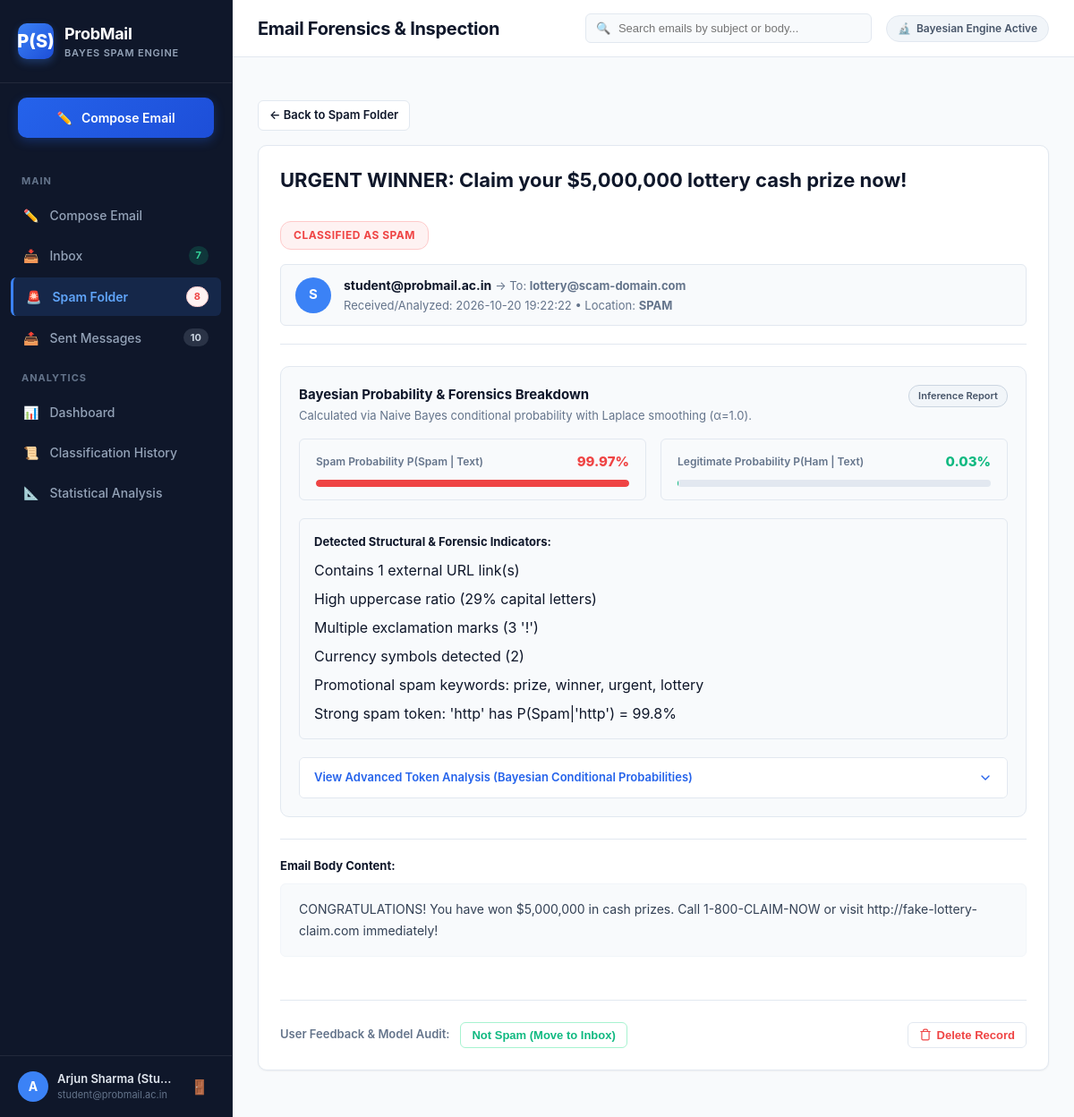
The page /email/22 (signed in) on the database its author committed.
### tables this page shows
CREATE TABLE users (
        id INTEGER PRIMARY KEY AUTOINCREMENT,
        name TEXT NOT NULL,
        email TEXT UNIQUE NOT NULL,
        password TEXT NOT NULL,
        created_at TIMESTAMP DEFAULT CURRENT_TIMESTAMP
    );

CREATE TABLE emails (
        id INTEGER PRIMARY KEY AUTOINCREMENT,
        sender_id INTEGER NOT NULL,
        receiver_id INTEGER NOT NULL,
        sender_email TEXT NOT NULL,
        receiver_email TEXT NOT NULL,
        subject TEXT NOT NULL,
        body TEXT NOT NULL,
        prediction TEXT NOT NULL,
        spam_probability REAL NOT NULL,
        ham_probability REAL NOT NULL,
        folder TEXT NOT NULL,
        is_read INTEGER DEFAULT 0,
        indicators_json TEXT DEFAULT '[]',
        top_words_json TEXT DEFAULT '[]',
        created_at TIMESTAMP DEFAULT CURRENT_TIMESTAMP,
        FOREIGN KEY (sender_id) REFERENCES users (id) ON DELETE CASCADE,
        FOREIGN KEY (receiver_id) REFERENCES users (id) ON DELETE CASCADE
    );

### app.py (the view)
@app.route("/email/<int:email_id>")
@login_required
def view_email(email_id):
    email = EmailModel.get_by_id(email_id)
    if not email:
        flash("Email not found.", "error")
        return redirect(url_for("inbox"))
    EmailModel.mark_as_read(email_id)
    return render_template("email.html", active_page=email["folder"], email=email)

### app.py (called while the page is built, shortened)
def verify_auth_token(token):
    if not token:
        return None
    try:
        data = AUTH_SERIALIZER.loads(token)
        return data.get("user_id")
    except Exception:
        return None

@app.before_request
def check_token_auth():
    token = request.args.get("token") or request.cookies.get("probmail_token") or request.headers.get("X-Auth-Token")
    if token:
        uid = verify_auth_token(token)
        if uid:
            user = UserModel.get_by_id(uid)
            if user:
                session["user_id"] = user["id"]
                session["user_name"] = user["name"]
                session["user_email"] = user["email"]
                session["auth_token"] = token
                session.permanent = True

def login_required(f):
    @wraps(f)
    def decorated_function(*args, **kwargs):
        return f(*args, **kwargs)
    return decorated_function

@app.context_processor
def inject_global_data():
    if "user_id" in session:
        user_id = session["user_id"]
        counts = EmailModel.get_folder_counts(user_id)
        token = session.get("auth_token") or generate_auth_token(user_id)
        return {
            "folder_counts": counts,
            "current_user_id": user_id,
            "current_user_name": session.get("user_name", "Student"),
            "current_user_email": session.get("user_email", ""),
            "auth_token": token
        }
    return {"folder_counts": None, "auth_token": ""}

### database.py (called while the page is built)
def get_db():
    conn = sqlite3.connect(DB_PATH)
    conn.row_factory = sqlite3.Row
    conn.execute("PRAGMA foreign_keys = ON")
    return conn

### models.py (called while the page is built)
    @staticmethod
    def get_by_id(user_id):
        conn = get_db()
        cursor = conn.cursor()
        cursor.execute("SELECT id, name, email, created_at FROM users WHERE id = ?", (user_id,))
        row = cursor.fetchone()
        conn.close()
        return dict(row) if row else None

    @staticmethod
    def get_by_id(email_id):
        conn = get_db()
        cursor = conn.cursor()
        cursor.execute("SELECT * FROM emails WHERE id = ?", (email_id,))
        row = cursor.fetchone()
        conn.close()
        if not row:
            return None
        data = dict(row)
        try:
            data['indicators'] = json.loads(data.get('indicators_json') or '[]')
        except:
            data['indicators'] = []
        try:
            data['top_words'] = json.loads(data.get('top_words_json') or '[]')
        except:
            data['top_words'] = []
        return data

### templates/email.html (shortened to what this page needs)
{% extends "base.html" %}
{% block page_title %}Email Forensics & Inspection{% endblock %}
{% block content %}
<div class="mb-3">
    <a href="{{ url_for('inbox') if email.folder == 'inbox' else (url_for('spam_folder') if email.folder == 'spam' else url_for('sent_folder')) }}" class="btn-secondary btn-sm">
        &larr; Back to {{ 'Inbox' if email.folder == 'inbox' else ('Spam Folder' if email.folder == 'spam' else 'Sent Messages') }}
    </a>
</div>
<div class="card email-view-card">
    <div class="card-body">
        <div class="email-view-header">
            <div class="email-view-title-row">
                <h2 class="email-view-title">{{ email.subject }}</h2>
                <div>
                    {% if email.prediction == 'SPAM' %}
                    <span class="badge-status-spam badge-lg">CLASSIFIED AS SPAM</span>
                    {% else %}
                    <span class="badge-status-ham badge-lg">CLASSIFIED AS HAM</span>
                    {% endif %}
                </div>
            </div>
            <div class="email-meta-strip">
                <div class="user-avatar" style="width: 40px; height: 40px; font-size: 15px;">
                    {{ (email.sender_email[0] if email.sender_email else 'U') | upper }}
                </div>
                <div class="email-meta-info">
                    <div class="email-sender-line">
                        <strong>{{ email.sender_email }}</strong>
                        <span class="text-muted text-sm">&rarr; To: <strong>{{ email.receiver_email }}</strong></span>
                    </div>
                    <div class="email-date-line text-muted text-sm">
                        Received/Analyzed: {{ email.created_at }} &bull; Location: <strong>{{ email.folder | upper }}</strong>
                    </div>
                </div>
            </div>
        </div>
        <div class="forensics-panel">
            <div class="forensics-header">
                <div>
                    <h3 class="forensics-title">Bayesian Probability & Forensics Breakdown</h3>
                    <p class="forensics-subtitle">Calculated via Naive Bayes conditional probability with Laplace smoothing (α=1.0).</p>
                </div>
                <span class="badge-status-neutral">Inference Report</span>
            </div>
            <div class="prob-grid">
                <div class="prob-card">
                    <div class="prob-meta">
                        <span class="prob-name">Spam Probability P(Spam | Text)</span>
                        <span class="prob-value text-spam">{{ email.spam_probability }}%</span>
                    </div>
                    <div class="progress-track">
                        <div class="progress-bar bar-spam" style="width: {{ email.spam_probability }}%;"></div>
                    </div>
                </div>
                <div class="prob-card">
                    <div class="prob-meta">
                        <span class="prob-name">Legitimate Probability P(Ham | Text)</span>
                        <span class="prob-value text-ham">{{ email.ham_probability }}%</span>
                    </div>
                    <div class="progress-track">
                    </div>
                </div>
            </div>
            {% if email.indicators %}
            <div class="indicators-section mt-3">
                <h4 class="section-label">Detected Structural & Forensic Indicators:</h4>
                <ul class="indicators-list">
                    {% for ind in email.indicators %}
                    <li>{{ ind }}</li>
                    {% endfor %}
                </ul>
            </div>
            {% endif %}
            {% if email.top_words %}
            <details class="advanced-tokens-details mt-3">
                <summary class="tokens-summary">
                    <span>View Advanced Token Analysis (Bayesian Conditional Probabilities)</span>
                    <svg class="summary-chevron" width="16" height="16" viewBox="0 0 24 24" fill="none" stroke="currentColor" stroke-width="2" stroke-linecap="round" stroke-linejoin="round">
                        <polyline points="6 9 12 15 18 9"/>
                    </svg>
                </summary>
            </details>
            {% endif %}
        </div>
        <div class="email-body-container">
            <h4 class="section-label" style="margin-bottom: 10px;">Email Body Content:</h4>
            <div class="email-body-text">{{ email.body }}</div>
        </div>
        <div class="feedback-toolbar">
            <div class="feedback-left">
                <span class="feedback-label">User Feedback & Model Audit:</span>
                {% if email.prediction == 'HAM' %}
                <form action="{{ url_for('submit_feedback', email_id=email.id) }}" method="POST" style="display: inline;">
                    <input type="hidden" name="correction" value="SPAM">
                    <button type="submit" class="btn-danger-outline btn-sm">
                        <span>Mark as Spam (False Negative)</span>
                    </button>
                </form>
                {% else %}
                <form action="{{ url_for('submit_feedback', email_id=email.id) }}" method="POST" style="display: inline;">
                    <button type="submit" class="btn-success-outline btn-sm">
                        <span>Not Spam (Move to Inbox)</span>
                    </button>
                </form>
                {% endif %}
            </div>
            <form action="{{ url_for('delete_email_route', email_id=email.id) }}" method="POST" onsubmit="return confirm('Permanently delete this email record?');">
                <button type="submit" class="btn-secondary btn-sm text-spam">
                    <svg width="14" height="14" viewBox="0 0 24 24" fill="none" stroke="currentColor" stroke-width="2" stroke-linecap="round" stroke-linejoin="round">
                        <polyline points="3 6 5 6 21 6"/>
                        <path d="M19 6v14a2 2 0 0 1-2 2H7a2 2 0 0 1-2-2V6m3 0V4a2 2 0 0 1 2-2h4a2 2 0 0 1 2 2v2"/>
                    </svg>
                    <span>Delete Record</span>
                </button>
            </form>
        </div>
    </div>
</div>
{% endblock %}

### templates/base.html (shortened to what this page needs)
<!DOCTYPE html>
<html lang="en">
<head>
    <link rel="stylesheet" href="{{ url_for('static', filename='css/style.css') }}">
</head>
<body>
    <div class="app-container">
        <aside class="sidebar">
            <div class="sidebar-header">
                <div class="logo-container">
                    <div class="logo-badge">P(S)</div>
                    <div>
                        <div class="logo-title">ProbMail</div>
                        <div class="logo-subtitle">Bayes Spam Engine</div>
                    </div>
                </div>
            </div>
            <div class="compose-cta">
                <a href="{{ url_for('compose_email') }}" class="btn-compose">
                    <span>✏️</span> Compose Email
                </a>
            </div>
            <nav class="sidebar-nav">
                <div class="nav-section-title">Main</div>
                <a href="{{ url_for('compose_email') }}" class="nav-item {% if active_page == 'compose' %}active{% endif %}">
                    <div class="nav-item-left">
                        <span>✏️</span> <span>Compose Email</span>
                    </div>
                </a>
                <a href="{{ url_for('inbox') }}" class="nav-item {% if active_page == 'inbox' %}active{% endif %}">
                    <div class="nav-item-left">
                        <span>📥</span> <span>Inbox</span>
                    </div>
                    {% if folder_counts and folder_counts.inbox_total > 0 %}
                    <span id="sidebarBadgeInbox" class="nav-badge badge-inbox">{{ folder_counts.inbox_total }}</span>
                    {% else %}
                    <span id="sidebarBadgeInbox" class="nav-badge badge-inbox" style="display: none;">0</span>
                    {% endif %}
                </a>
                <a href="{{ url_for('spam_folder') }}" class="nav-item {% if active_page == 'spam' %}active{% endif %}">
                    <div class="nav-item-left">
                        <span>🚨</span> <span>Spam Folder</span>
                    </div>
                    {% if folder_counts and folder_counts.spam_total > 0 %}
                    <span id="sidebarBadgeSpam" class="nav-badge badge-spam">{{ folder_counts.spam_total }}</span>
                    {% else %}
                    <span id="sidebarBadgeSpam" class="nav-badge badge-spam" style="display: none;">0</span>
                    {% endif %}
                </a>
                <a href="{{ url_for('sent_folder') }}" class="nav-item {% if active_page == 'sent' %}active{% endif %}">
                    <div class="nav-item-left">
                        <span>📤</span> <span>Sent Messages</span>
                    </div>
                    {% if folder_counts and folder_counts.sent_total > 0 %}
                    <span id="sidebarBadgeSent" class="nav-badge" style="background: rgba(148, 163, 184, 0.2); color: #cbd5e1;">{{ folder_counts.sent_total }}</span>
                    {% else %}
                    <span id="sidebarBadgeSent" class="nav-badge" style="background: rgba(148, 163, 184, 0.2); color: #cbd5e1; display: none;">0</span>
                    {% endif %}
                </a>
                <div class="nav-section-title">Analytics</div>
                <a href="{{ url_for('dashboard') }}" class="nav-item {% if active_page == 'dashboard' %}active{% endif %}">
                    <div class="nav-item-left">
                        <span>📊</span> <span>Dashboard</span>
                    </div>
                </a>
                <a href="{{ url_for('classification_history') }}" class="nav-item {% if active_page == 'history' %}active{% endif %}">
                    <div class="nav-item-left">
                        <span>📜</span> <span>Classification History</span>
                    </div>
                </a>
                <a href="{{ url_for('statistics_page') }}" class="nav-item {% if active_page == 'statistics' %}active{% endif %}">
                    <div class="nav-item-left">
                        <span>📐</span> <span>Statistical Analysis</span>
                    </div>
                </a>
            </nav>
            <div class="sidebar-footer">
                <div class="user-profile-brief">
                    <div class="user-avatar">{{ (session.get('user_name', 'U'))[0] | upper }}</div>
                    <div>
                        <div class="user-name-small">{{ session.get('user_name', 'User') }}</div>
                        <div class="user-email-small">{{ session.get('user_email', '') }}</div>
                    </div>
                </div>
                <a href="{{ url_for('logout') }}" class="btn-logout" title="Logout">🚪</a>
            </div>
        </aside>
        <main class="main-content">
            <header class="top-navbar">
                <div class="top-navbar-left">
                    <h1 class="page-title">{% block page_title %}Dashboard{% endblock %}</h1>
                </div>
                <div class="top-navbar-right">
                    <div class="search-box-container">
                        <span class="search-icon">🔍</span>
                        <input type="text" id="liveSearchInput" class="search-input" placeholder="Search emails by subject or body..." value="{{ search_query or '' }}">
                    </div>
                    <div class="academic-badge">
                        <span>🔬</span> Bayesian Engine Active
                    </div>
                </div>
            </header>
            <div class="content-body">
                {% block content %}{% endblock %}
            </div>
        </main>
    </div>
</body>
</html>

### rows shown on the page
users: name "A", get "Arjun Sharma (Stu…", get "student@probmail.ac.in"
emails: folder "Spam Folder", subject "URGENT WINNER: Claim your $5,000,000 lottery cash prize now!", sender_email "S", sender_email "student@probmail.ac.in", receiver_email "lottery@scam-domain.com", created_at "2026-10-20 19:22:22", folder "SPAM", spam_probability "99.97", ham_probability "0.03", body "CONGRATULATIONS! You have won $5,000,000 in cash prizes. Call 1-800-CLAIM-NOW or visit http://fake-lottery-claim.com immediately!"

### other values the page prints
{{ folder_counts.inbox_total }} "7"
{{ folder_counts.spam_total }} "8"
{{ folder_counts.sent_total }} "10"
{{ ind }} "Contains 1 external URL link(s)" "High uppercase ratio (29% capital letters)" "Multiple exclamation marks (3 '!')" "Currency symbols detected (2)" "Promotional spam keywords: prize, winner, urgent, lottery" "Strong spam token: 'http' has P(Spam|'http') = 99.8%"
